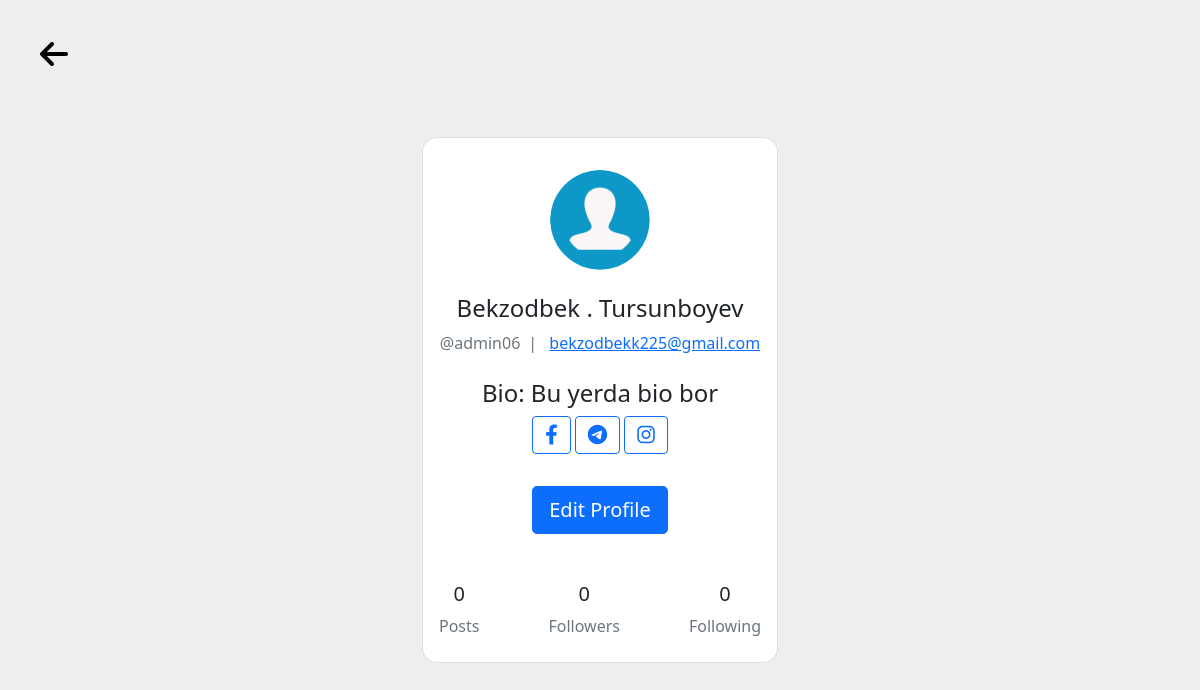
Page /profile/ (signed in) on the earlier database version.
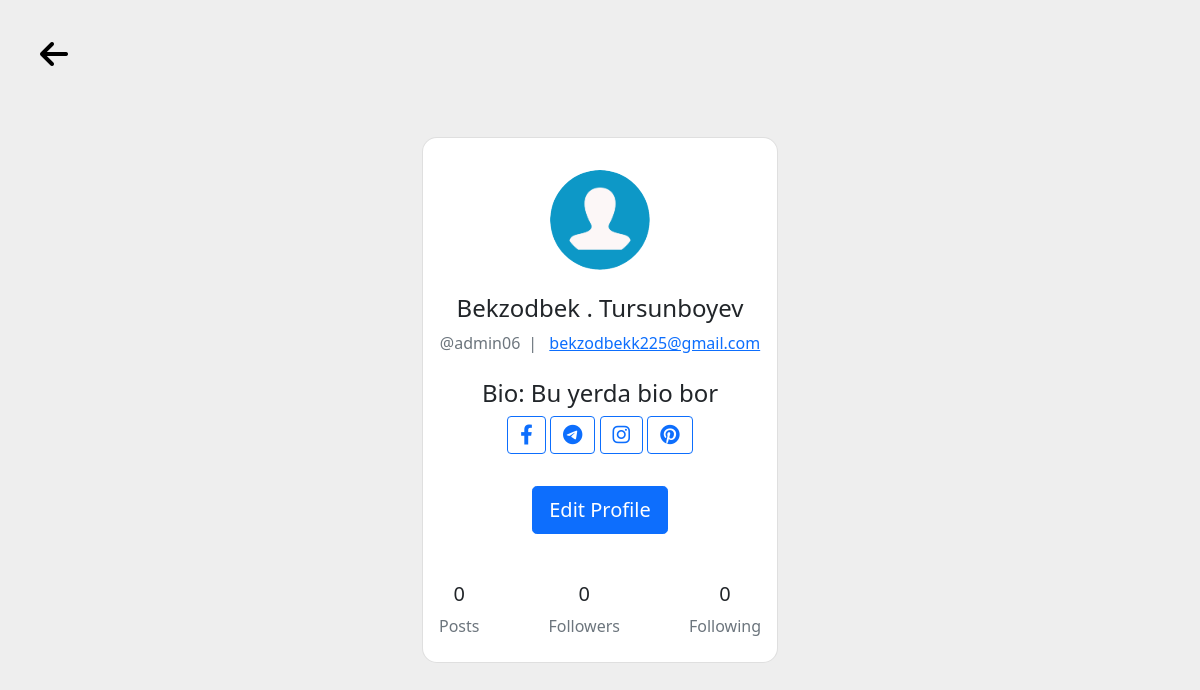
Same page on the later database version.
### dictionary/models.py (models this page shows)
class MyUser(AbstractUser):
    first_name = models.CharField(max_length=50, null=True, blank=True)
    last_name = models.CharField(max_length=50, null=True, blank=True)
    email = models.EmailField(max_length=50, null=True, blank=True)
    bio = models.CharField(max_length=70, null=True, blank=True)
    img = models.ImageField(null=True, blank=True)
    facebook = models.CharField(max_length=70, null=True, blank=True)
    telegram = models.CharField(max_length=70, null=True, blank=True)
    instagram = models.CharField(max_length=70, null=True, blank=True)
    pinterest = models.CharField(max_length=70, null=True, blank=True)
    website = models.CharField(max_length=100, null=True, blank=True)

### dictionary/views.py (the view)
# urls.py: path("profile/", Profile.as_view(), name="profile"),
class Profile(generic.TemplateView):
    template_name = "profile/profile.html"

### templates/profile/profile.html (shortened to what this page needs)
{% load static %}
{% if  request.user.is_authenticated %}
<!DOCTYPE html>
<html lang="en">
<head>
    <link href="https://cdn.jsdelivr.net/npm/bootstrap@5.0.2/dist/css/bootstrap.min.css" rel="stylesheet">
    <link rel="stylesheet" href="https://cdnjs.cloudflare.com/ajax/libs/font-awesome/6.1.2/css/all.min.css" />
</head>
<body>
  <section class="vh-100" style="background-color: #eee;">
    <a class="gohome" href="{% url 'app:home' %}"><i class="fa-solid fa-arrow-left"></i></a>
        <div class="container py-5 h-100">
          <div class="row d-flex justify-content-center align-items-center h-100">
            <div class="col-md-12 col-xl-4">
              <div class="card" style="border-radius: 15px;">
                <div class="card-body text-center">
                  <div class="mt-3 mb-4">
                    {% if request.user.img %}
                    <img src="{{ request.user.img.url }}"
                      class="rounded-circle img-fluid" style="width: 100px;" />
                      {% endif %}
                  </div>
                  <h4 class="mb-2">{% if request.user.first_name %}{{ request.user.first_name }}{% endif %} . {% if request.user.last_name %}{{ request.user.last_name }}{% endif %} </h4>
                  <p class="text-muted mb-4">@{{request.user.username }}<span class="mx-2">|</span> <a
                      href="mailto:{{ request.user.email }}">{{ request.user.email }}</a></p>
                      <div class="flex">
                        {% if request.user.bio %}
                        <h4>Bio: {{ request.user.bio }}</h4>
                        {% endif %}
                      </div>
                  <div class="mb-4 pb-2">
                    {% if request.user.facebook %}
                    <a href="https://fb.com/{{ request.user.facebook }}" target="_blank" class="btn btn-outline-primary btn-floating">
                      <i class="fab fa-facebook-f fa-lg"></i>
                    </a>
                    {% endif %}
                    {% if request.user.telegram %}
                    <a href="https://t.me/{{ request.user.telegram }}" target="_blank" class="btn btn-outline-primary btn-floating">
                      <i class="fab fa-telegram fa-lg"></i>
                    </a>
                    {% endif %}
                    {% if request.user.instagram %}
                    <a href="https://instagram.com/{{ request.user.instagram }}" target="_blank" class="btn btn-outline-primary btn-floating">
                      <i class="fab fa-instagram fa-lg"></i>
                    </a>
                    {% endif %}
                    {% if  request.user.pinterest %}
                    <a href="https://pinterest.com/{{ request.user.pinterest }}" target="_blank" class="btn btn-outline-primary btn-floating">
                      <i class="fab fa-pinterest fa-lg"></i>
                    </a>
                    {% endif %}
                  </div>
                  <a href="{% url 'app:settings' %}" class="btn btn-primary btn-rounded btn-lg">
                    Edit Profile
                  </a>
                  <div class="d-flex justify-content-between text-center mt-5 mb-2">
                    <div>
                      <p class="mb-2 h5">0</p>
                      <p class="text-muted mb-0">Posts</p>
                    </div>
                    <div class="px-3">
                      <p class="mb-2 h5">0</p>
                      <p class="text-muted mb-0">Followers</p>
                    </div>
                    <div>
                      <p class="mb-2 h5">0</p>
                      <p class="text-muted mb-0">Following</p>
                    </div>
                  </div>
                </div>
              </div>
            </div>
          </div>
        </div>
      </section>
</body>
</html>
{% endif %}

### templates/profile/profile.html (style rules this page uses)
.gohome { position: fixed; top: 30px; text-decoration: none; color: black; left: 40px; font-size: 2rem; }

Differences in the rows shown:
changed MyUser "Bekzodbek": pinterest empty → "webdev06" (drawn)
